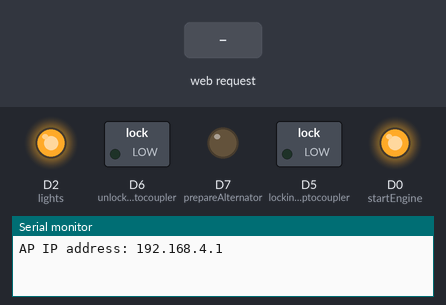
The sketch below on a simulated ESP8266 (NodeMCU). On the bench: switched loads named in the sketch (green lamp = pin HIGH), output pins drawn as LEDs (lit = HIGH), the last lines printed to the serial monitor. The test bench sets the inputs (shaded band). Pins used as bus, display or sensor lines are not drawn.

Above: at 1.2 s.
1.3 s: HTTP request GET /?state=1 received
At 2.1 s:
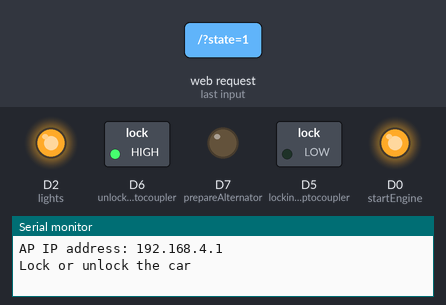
3.8 s: HTTP request GET /?state=1 received
At 4.4 s:
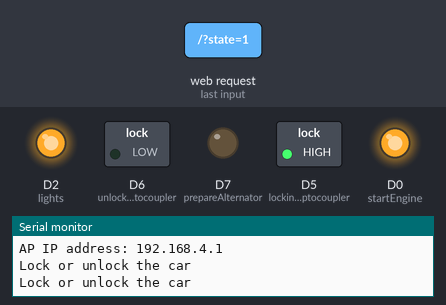
Timing chart, 0 to 6.8 s (numbered marks = the images above; inputs shaded):
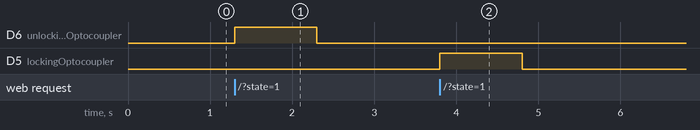

Measured:
- after the input at 1.3 s, D6 (unlockingOptocoupler): LOW → HIGH at once, → LOW 1.0 s later
- after the input at 3.8 s, D5 (lockingOptocoupler): LOW → HIGH at once, → LOW 1.0 s later

The sketch:

control_car_lights_using_smartphone.ino
```cpp
//Created by: Slavko Zdravevski

#include <ESP8266WiFi.h>
#include <WiFiClient.h>
#include <ESP8266WebServer.h>

const char* ssid = "YOUR SSID"; // your name of your car's wifi
const char* password = "YOUR PASSWORD"; // your password of your car's wifi
ESP8266WebServer server(80);

int lockingOptocoupler = D5;
int unlockingOptocoupler = D6;
bool serverStateChanged = false;
bool carIsLocked = false;
bool lightsAreOn = false;

int prepareEngineForStart = D1;
int prepareAlternator = D7;
int startEngine = D0;
int lights = D2;

int remoteState;

void setup() {
  Serial.begin(115200);

  pinMode(lockingOptocoupler, OUTPUT);
  pinMode(unlockingOptocoupler, OUTPUT);
  turnOffOptocouplers();

  pinMode(prepareEngineForStart, OUTPUT);
  pinMode(prepareAlternator, OUTPUT);
  pinMode(startEngine, OUTPUT);
  pinMode(lights, OUTPUT);
  digitalWrite(prepareEngineForStart, HIGH);
  digitalWrite(prepareAlternator, LOW);
  digitalWrite(startEngine, HIGH);
  digitalWrite(lights, HIGH);

  WiFi.mode(WIFI_AP);
  WiFi.softAP(ssid, password);
  IPAddress myIP = WiFi.softAPIP();
  Serial.print("AP IP address: ");
  Serial.println(myIP);
  server.on ( "/", HTTP_handleRoot );
  server.onNotFound ( HTTP_handleRoot );
  server.begin();
}

void loop() {
  if (serverStateChanged) {
    if (remoteState == 1) {
      carIsLocked = !carIsLocked;
      lockOrUnlockCar();
    } else if (remoteState == 2) {
      Serial.println("Prepare the engine");
      digitalWrite(prepareEngineForStart, LOW);
      digitalWrite(prepareAlternator, HIGH);
      digitalWrite(startEngine, HIGH);
    } else if (remoteState == 3) {
      Serial.println("Start the engine");
      digitalWrite(prepareEngineForStart, LOW);
      digitalWrite(prepareAlternator, HIGH);
      digitalWrite(startEngine, LOW);
    } else if (remoteState == 4) {
      Serial.println("Keep the engine started");
      digitalWrite(prepareEngineForStart, LOW);
      digitalWrite(prepareAlternator, HIGH);
      digitalWrite(startEngine, HIGH);
      delay(1000);
      digitalWrite(lights, LOW);
    } else if (remoteState == 6) {
      turnLightsOnOrOff();
      lightsAreOn = !lightsAreOn;
    } else {
      Serial.println("Stop The Engine");
      digitalWrite(prepareEngineForStart, HIGH);
      digitalWrite(prepareAlternator, LOW);
      digitalWrite(startEngine, HIGH);
      digitalWrite(lights, HIGH);
    }

    serverStateChanged = false;
  }

  server.handleClient();
}

void lockOrUnlockCar () {
  Serial.println("Lock or unlock the car");
  if (carIsLocked) {
    digitalWrite(unlockingOptocoupler, HIGH);
  } else {
    digitalWrite(lockingOptocoupler, HIGH);
  }
  delay(1000);
  turnOffOptocouplers();
  delay(1000);
}

void turnLightsOnOrOff () {
  Serial.println("Turn lights on or off");
  if (lightsAreOn) {
    digitalWrite(lights, HIGH);
  } else {
    digitalWrite(lights, LOW);
  }
}

void turnOffOptocouplers () {
  digitalWrite(unlockingOptocoupler, LOW);
  digitalWrite(lockingOptocoupler, LOW);
}

void HTTP_handleRoot(void) {
  if(server.hasArg("state")){
    remoteState = server.arg("state").toInt();
    serverStateChanged = true;
  }
}
```
